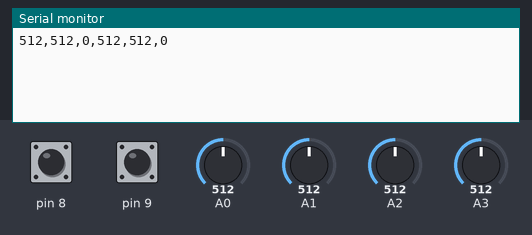
Recording of a sketch running on a simulated Arduino Uno, built with avr-gcc and run on an emulated ATmega328P. On the bench: the last lines printed to the serial monitor. The test bench sets the inputs (shaded band); at power-on: A0 = 512, A1 = 512, A2 = 512, A3 = 512, pin 8 HIGH, pin 9 HIGH.

Above: at 1.2 s.
1.3 s: A0 set to 716
At 1.9 s:
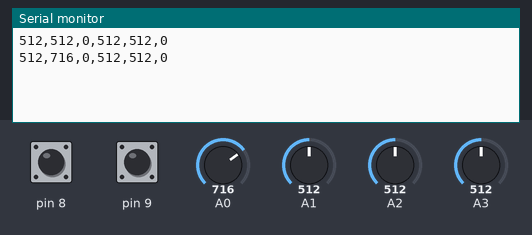
2.8 s: A1 set to 716
At 3.6 s:
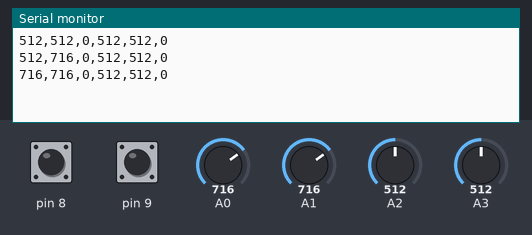
4.3 s: A2 set to 716
At 5.2 s:
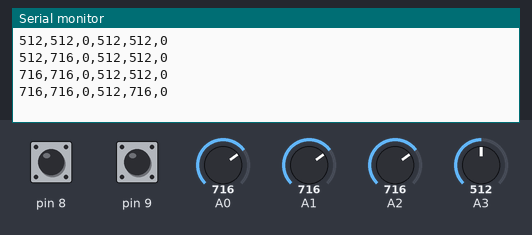
5.8 s: A3 set to 716
At 6.2 s:
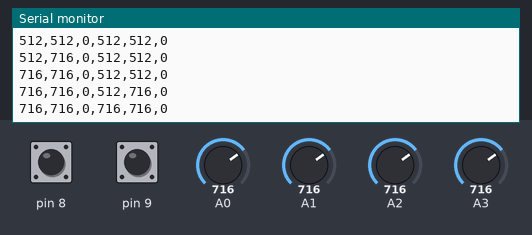
7.3 s: A0 set to 992
At 7.9 s:
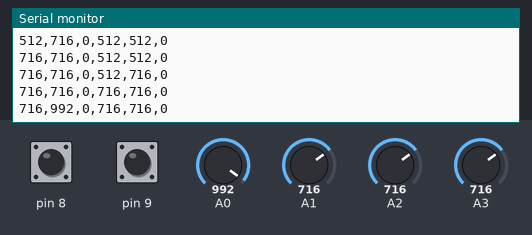
8.8 s: A1 set to 992
At 9.5 s:
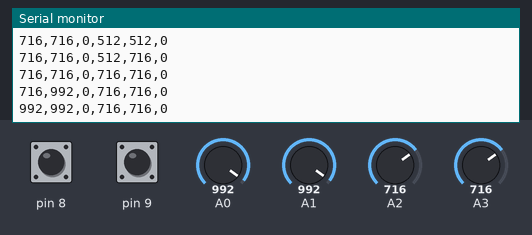
Timing chart, 0 to 11.3 s (numbered marks = the images above; inputs shaded):
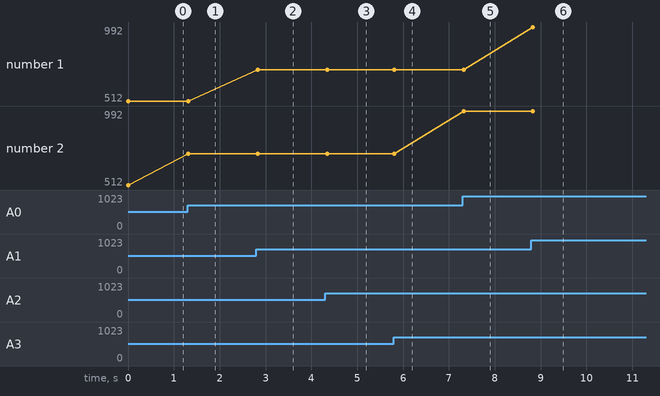

The sketch:

sketch_jan06a.ino
```cpp
int x1Value = 0 ;
int y1Value = 0 ;
int x2Value = 0 ;
int y2Value = 0 ;
int aValue = 0 ;
int bValue = 0 ;

void setup()
{
  Serial.begin(9600) ;
  pinMode(8,INPUT);
  pinMode(9,INPUT);
  digitalWrite(8,HIGH);
  digitalWrite(9,HIGH);
}
int prex1 = 0, prex2 = 0, prey1 = 0, prey2 = 0;
void loop()
{
  x1Value = analogRead(A0);
  y1Value = analogRead(A1);
  aValue = digitalRead(8);

  x2Value = analogRead(A2);
  y2Value = analogRead(A3);
  bValue = digitalRead(9);
  if(abs(prex1 - x1Value) + abs(prey1 - y1Value) > 200 || abs(prex2 - x2Value) + abs(prey2 - y2Value) > 200){
    Serial.print(y1Value,DEC);
    Serial.print(",");
    Serial.print(x1Value,DEC);
    Serial.print(",");
    Serial.print(!aValue);
    Serial.print(",");
    Serial.print(y2Value,DEC);
    Serial.print(",");
    Serial.print(x2Value,DEC);
    Serial.print(",");
    Serial.print(!bValue);
    Serial.print("\n");
  }
//  Serial.print(y1Value,DEC);
//  Serial.print(",");
//  Serial.print(x1Value,DEC);
//  Serial.print(",");
//  Serial.print(!aValue);
//  Serial.print(",");
//  Serial.print(y2Value,DEC);
//  Serial.print(",");
//  Serial.print(x2Value,DEC);
//  Serial.print(",");
//  Serial.print(!bValue);
//  Serial.print("\n");
  prex1 = x1Value;
  prey1 = y1Value;
  prex2 = x2Value;
  prey2 = y2Value;
  delay(50);
}
```

Measured:
- after the input at 1.3 s, the serial monitor: prints a new line at once (image 1)
- after the input at 2.8 s, the serial monitor: prints a new line at once (image 2)
- after the input at 4.3 s, the serial monitor: prints a new line at once (image 3)
- after the input at 5.8 s, the serial monitor: prints a new line at once (image 4)
- after the input at 7.3 s, the serial monitor: prints a new line at once (image 5)
- after the input at 8.8 s, the serial monitor: prints a new line at once (image 6)
- plotted number 2: 512 → 716 after the input at 1.3 s, 716 → 992 after the input at 7.3 s
